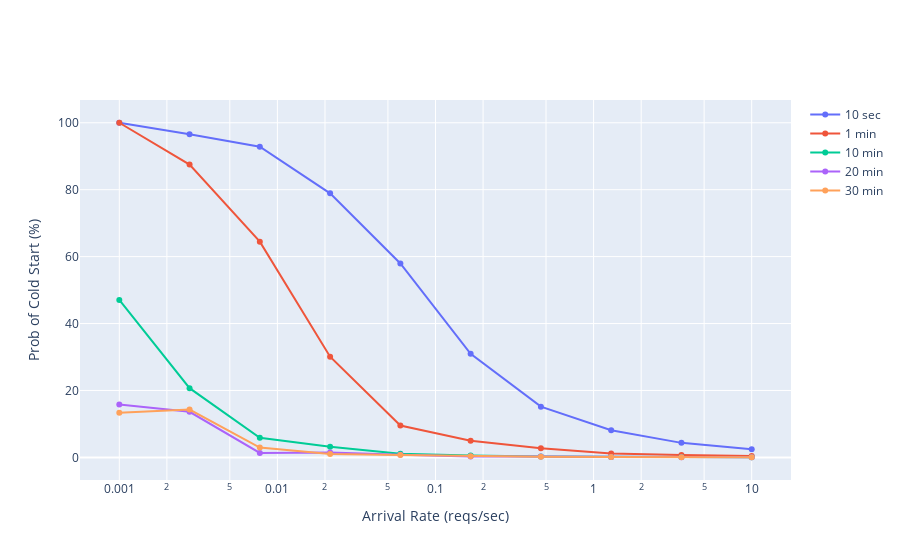

Notebook cell for this chart:
### Code cell
plot_fig_for_col('prob_cold_percent', 'Prob of Cold Start (%)')

### Figure 1 — Plotly figure (JSON) as saved in the notebook; plotly's stock layout.template omitted (floating-point values rounded to 4 significant figures)
{"data": [{"mode": "markers+lines", "name": "10 sec", "type": "scatter", "x": [0.001, 0.002783, 0.007743, 0.02154, 0.05995, 0.1668, 0.4642, 1.292, 3.594, 10], "y": [100, 96.55, 92.86, 78.9, 57.95, 30.96, 15.16, 8.109, 4.343, 2.469]}, {"mode": "markers+lines", "name": "1 min", "type": "scatter", "x": [0.001, 0.002783, 0.007743, 0.02154, 0.05995, 0.1668, 0.4642, 1.292, 3.594, 10], "y": [100, 87.5, 64.47, 30.09, 9.541, 4.977, 2.735, 1.203, 0.7295, 0.3876]}, {"mode": "markers+lines", "name": "10 min", "type": "scatter", "x": [0.001, 0.002783, 0.007743, 0.02154, 0.05995, 0.1668, 0.4642, 1.292, 3.594, 10], "y": [47.06, 20.69, 5.882, 3.196, 1.08, 0.5373, 0.2363, 0.1307, 0.1288, 0.06918]}, {"mode": "markers+lines", "name": "20 min", "type": "scatter", "x": [0.001, 0.002783, 0.007743, 0.02154, 0.05995, 0.1668, 0.4642, 1.292, 3.594, 10], "y": [15.79, 13.64, 1.333, 1.449, 0.8091, 0.2936, 0.2355, 0.1163, 0.0668, 0.05057]}, {"mode": "markers+lines", "name": "30 min", "type": "scatter", "x": [0.001, 0.002783, 0.007743, 0.02154, 0.05995, 0.1668, 0.4642, 1.292, 3.594, 10], "y": [13.33, 14.29, 2.941, 0.9804, 0.6814, 0.3452, 0.1732, 0.1232, 0.06102, 0.0459]}], "layout": {"xaxis": {"title": {"text": "Arrival Rate (reqs/sec)"}, "type": "log"}, "yaxis": {"title": {"text": "Prob of Cold Start (%)"}}}}
